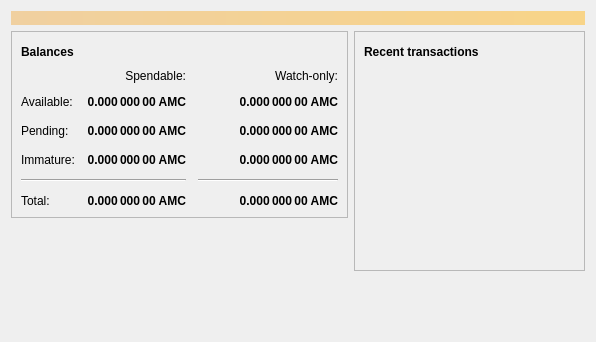
<?xml version="1.0" encoding="UTF-8"?>
<ui version="4.0">
 <class>OverviewPage</class>
 <widget class="QWidget" name="OverviewPage">
  <property name="geometry">
   <rect>
    <x>0</x>
    <y>0</y>
    <width>596</width>
    <height>342</height>
   </rect>
  </property>
  <property name="windowTitle">
   <string>Form</string>
  </property>
  <layout class="QVBoxLayout" name="topLayout">
   <item>
    <widget class="QLabel" name="labelAlerts">
     <property name="visible">
      <bool>false</bool>
     </property>
     <property name="styleSheet">
      <string notr="true">QLabel { background-color: qlineargradient(x1: 0, y1: 0, x2: 1, y2: 0, stop:0 #F0D0A0, stop:1 #F8D488); color:#000000; }</string>
     </property>
     <property name="wordWrap">
      <bool>true</bool>
     </property>
     <property name="margin">
      <number>3</number>
     </property>
     <property name="textInteractionFlags">
      <set>Qt::TextSelectableByMouse</set>
     </property>
    </widget>
   </item>
   <item>
    <layout class="QHBoxLayout" name="horizontalLayout" stretch="1,1">
     <item>
      <layout class="QVBoxLayout" name="verticalLayout_2">
       <item>
        <widget class="QFrame" name="frame">
         <property name="frameShape">
          <enum>QFrame::StyledPanel</enum>
         </property>
         <property name="frameShadow">
          <enum>QFrame::Raised</enum>
         </property>
         <layout class="QVBoxLayout" name="verticalLayout_4">
          <item>
           <layout class="QHBoxLayout" name="horizontalLayout_4">
            <item>
             <widget class="QLabel" name="label_5">
              <property name="font">
               <font>
                <weight>75</weight>
                <bold>true</bold>
               </font>
              </property>
              <property name="text">
               <string>Balances</string>
              </property>
             </widget>
            </item>
            <item>
             <widget class="QPushButton" name="labelWalletStatus">
              <property name="enabled">
               <bool>true</bool>
              </property>
              <property name="maximumSize">
               <size>
                <width>30</width>
                <height>16777215</height>
               </size>
              </property>
              <property name="toolTip">
               <string>The displayed information may be out of date. Your wallet automatically synchronizes with the Litecoin network after a connection is established, but this process has not completed yet.</string>
              </property>
              <property name="text">
               <string/>
              </property>
              <property name="icon">
               <iconset resource="../bitcoin.qrc">
                <normaloff>:/icons/warning</normaloff>
                <disabledoff>:/icons/warning</disabledoff>:/icons/warning</iconset>
              </property>
              <property name="iconSize">
               <size>
                <width>24</width>
                <height>24</height>
               </size>
              </property>
              <property name="flat">
               <bool>true</bool>
              </property>
             </widget>
            </item>
            <item>
             <spacer name="horizontalSpacer_3">
              <property name="orientation">
               <enum>Qt::Horizontal</enum>
              </property>
              <property name="sizeHint" stdset="0">
               <size>
                <width>40</width>
                <height>20</height>
               </size>
              </property>
             </spacer>
            </item>
           </layout>
          </item>
          <item>
           <layout class="QGridLayout" name="gridLayout">
            <property name="spacing">
             <number>12</number>
            </property>
            <item row="2" column="2">
             <widget class="QLabel" name="labelWatchPending">
              <property name="font">
               <font>
                <weight>75</weight>
                <bold>true</bold>
               </font>
              </property>
              <property name="cursor">
               <cursorShape>IBeamCursor</cursorShape>
              </property>
              <property name="toolTip">
               <string>Unconfirmed transactions to watch-only addresses</string>
              </property>
              <property name="text">
               <string notr="true">0.000 000 00 AMC</string>
              </property>
              <property name="alignment">
               <set>Qt::AlignRight|Qt::AlignTrailing|Qt::AlignVCenter</set>
              </property>
              <property name="textInteractionFlags">
               <set>Qt::LinksAccessibleByMouse|Qt::TextSelectableByKeyboard|Qt::TextSelectableByMouse</set>
              </property>
             </widget>
            </item>
            <item row="2" column="1">
             <widget class="QLabel" name="labelUnconfirmed">
              <property name="font">
               <font>
                <weight>75</weight>
                <bold>true</bold>
               </font>
              </property>
              <property name="cursor">
               <cursorShape>IBeamCursor</cursorShape>
              </property>
              <property name="toolTip">
               <string>Total of transactions that have yet to be confirmed, and do not yet count toward the spendable balance</string>
              </property>
              <property name="text">
               <string notr="true">0.000 000 00 AMC</string>
              </property>
              <property name="alignment">
               <set>Qt::AlignRight|Qt::AlignTrailing|Qt::AlignVCenter</set>
              </property>
              <property name="textInteractionFlags">
               <set>Qt::LinksAccessibleByMouse|Qt::TextSelectableByKeyboard|Qt::TextSelectableByMouse</set>
              </property>
             </widget>
            </item>
            <item row="3" column="2">
             <widget class="QLabel" name="labelWatchImmature">
              <property name="font">
               <font>
                <weight>75</weight>
                <bold>true</bold>
               </font>
              </property>
              <property name="cursor">
               <cursorShape>IBeamCursor</cursorShape>
              </property>
              <property name="toolTip">
               <string>Mined balance in watch-only addresses that has not yet matured</string>
              </property>
              <property name="text">
               <string notr="true">0.000 000 00 AMC</string>
              </property>
              <property name="alignment">
               <set>Qt::AlignRight|Qt::AlignTrailing|Qt::AlignVCenter</set>
              </property>
              <property name="textInteractionFlags">
               <set>Qt::LinksAccessibleByMouse|Qt::TextSelectableByKeyboard|Qt::TextSelectableByMouse</set>
              </property>
             </widget>
            </item>
            <item row="4" column="0" colspan="2">
             <widget class="Line" name="line">
              <property name="orientation">
               <enum>Qt::Horizontal</enum>
              </property>
             </widget>
            </item>
            <item row="4" column="2">
             <widget class="Line" name="lineWatchBalance">
              <property name="sizePolicy">
               <sizepolicy hsizetype="Preferred" vsizetype="Fixed">
                <horstretch>0</horstretch>
                <verstretch>0</verstretch>
               </sizepolicy>
              </property>
              <property name="minimumSize">
               <size>
                <width>140</width>
                <height>0</height>
               </size>
              </property>
              <property name="orientation">
               <enum>Qt::Horizontal</enum>
              </property>
             </widget>
            </item>
            <item row="5" column="0">
             <widget class="QLabel" name="labelTotalText">
              <property name="text">
               <string>Total:</string>
              </property>
             </widget>
            </item>
            <item row="3" column="1">
             <widget class="QLabel" name="labelImmature">
              <property name="font">
               <font>
                <weight>75</weight>
                <bold>true</bold>
               </font>
              </property>
              <property name="cursor">
               <cursorShape>IBeamCursor</cursorShape>
              </property>
              <property name="toolTip">
               <string>Mined balance that has not yet matured</string>
              </property>
              <property name="text">
               <string notr="true">0.000 000 00 AMC</string>
              </property>
              <property name="alignment">
               <set>Qt::AlignRight|Qt::AlignTrailing|Qt::AlignVCenter</set>
              </property>
              <property name="textInteractionFlags">
               <set>Qt::LinksAccessibleByMouse|Qt::TextSelectableByKeyboard|Qt::TextSelectableByMouse</set>
              </property>
             </widget>
            </item>
            <item row="2" column="3">
             <spacer name="horizontalSpacer_2">
              <property name="orientation">
               <enum>Qt::Horizontal</enum>
              </property>
              <property name="sizeHint" stdset="0">
               <size>
                <width>40</width>
                <height>20</height>
               </size>
              </property>
             </spacer>
            </item>
            <item row="3" column="0">
             <widget class="QLabel" name="labelImmatureText">
              <property name="text">
               <string>Immature:</string>
              </property>
             </widget>
            </item>
            <item row="5" column="1">
             <widget class="QLabel" name="labelTotal">
              <property name="font">
               <font>
                <weight>75</weight>
                <bold>true</bold>
               </font>
              </property>
              <property name="cursor">
               <cursorShape>IBeamCursor</cursorShape>
              </property>
              <property name="toolTip">
               <string>Your current total balance</string>
              </property>
              <property name="text">
               <string notr="true">0.000 000 00 AMC</string>
              </property>
              <property name="alignment">
               <set>Qt::AlignRight|Qt::AlignTrailing|Qt::AlignVCenter</set>
              </property>
              <property name="textInteractionFlags">
               <set>Qt::LinksAccessibleByMouse|Qt::TextSelectableByKeyboard|Qt::TextSelectableByMouse</set>
              </property>
             </widget>
            </item>
            <item row="5" column="2">
             <widget class="QLabel" name="labelWatchTotal">
              <property name="font">
               <font>
                <weight>75</weight>
                <bold>true</bold>
               </font>
              </property>
              <property name="cursor">
               <cursorShape>IBeamCursor</cursorShape>
              </property>
              <property name="toolTip">
               <string>Current total balance in watch-only addresses</string>
              </property>
              <property name="text">
               <string notr="true">0.000 000 00 AMC</string>
              </property>
              <property name="alignment">
               <set>Qt::AlignRight|Qt::AlignTrailing|Qt::AlignVCenter</set>
              </property>
              <property name="textInteractionFlags">
               <set>Qt::LinksAccessibleByMouse|Qt::TextSelectableByKeyboard|Qt::TextSelectableByMouse</set>
              </property>
             </widget>
            </item>
            <item row="0" column="2">
             <widget class="QLabel" name="labelWatchonly">
              <property name="text">
               <string>Watch-only:</string>
              </property>
              <property name="alignment">
               <set>Qt::AlignRight|Qt::AlignTrailing|Qt::AlignVCenter</set>
              </property>
             </widget>
            </item>
            <item row="1" column="0">
             <widget class="QLabel" name="labelBalanceText">
              <property name="text">
               <string>Available:</string>
              </property>
             </widget>
            </item>
            <item row="1" column="1">
             <widget class="QLabel" name="labelBalance">
              <property name="font">
               <font>
                <weight>75</weight>
                <bold>true</bold>
               </font>
              </property>
              <property name="cursor">
               <cursorShape>IBeamCursor</cursorShape>
              </property>
              <property name="toolTip">
               <string>Your current spendable balance</string>
              </property>
              <property name="text">
               <string notr="true">0.000 000 00 AMC</string>
              </property>
              <property name="alignment">
               <set>Qt::AlignRight|Qt::AlignTrailing|Qt::AlignVCenter</set>
              </property>
              <property name="textInteractionFlags">
               <set>Qt::LinksAccessibleByMouse|Qt::TextSelectableByKeyboard|Qt::TextSelectableByMouse</set>
              </property>
             </widget>
            </item>
            <item row="1" column="2">
             <widget class="QLabel" name="labelWatchAvailable">
              <property name="font">
               <font>
                <weight>75</weight>
                <bold>true</bold>
               </font>
              </property>
              <property name="cursor">
               <cursorShape>IBeamCursor</cursorShape>
              </property>
              <property name="toolTip">
               <string>Your current balance in watch-only addresses</string>
              </property>
              <property name="text">
               <string notr="true">0.000 000 00 AMC</string>
              </property>
              <property name="alignment">
               <set>Qt::AlignRight|Qt::AlignTrailing|Qt::AlignVCenter</set>
              </property>
              <property name="textInteractionFlags">
               <set>Qt::LinksAccessibleByMouse|Qt::TextSelectableByKeyboard|Qt::TextSelectableByMouse</set>
              </property>
             </widget>
            </item>
            <item row="2" column="0">
             <widget class="QLabel" name="labelPendingText">
              <property name="text">
               <string>Pending:</string>
              </property>
             </widget>
            </item>
            <item row="0" column="1">
             <widget class="QLabel" name="labelSpendable">
              <property name="text">
               <string>Spendable:</string>
              </property>
              <property name="alignment">
               <set>Qt::AlignRight|Qt::AlignTrailing|Qt::AlignVCenter</set>
              </property>
             </widget>
            </item>
           </layout>
          </item>
         </layout>
        </widget>
       </item>
       <item>
        <spacer name="verticalSpacer">
         <property name="orientation">
          <enum>Qt::Vertical</enum>
         </property>
         <property name="sizeHint" stdset="0">
          <size>
           <width>20</width>
           <height>40</height>
          </size>
         </property>
        </spacer>
       </item>
      </layout>
     </item>
     <item>
      <layout class="QVBoxLayout" name="verticalLayout_3">
       <item>
        <widget class="QFrame" name="frame_2">
         <property name="frameShape">
          <enum>QFrame::StyledPanel</enum>
         </property>
         <property name="frameShadow">
          <enum>QFrame::Raised</enum>
         </property>
         <layout class="QVBoxLayout" name="verticalLayout">
          <item>
           <layout class="QHBoxLayout" name="horizontalLayout_2">
            <item>
             <widget class="QLabel" name="label_4">
              <property name="font">
               <font>
                <weight>75</weight>
                <bold>true</bold>
               </font>
              </property>
              <property name="text">
               <string>Recent transactions</string>
              </property>
             </widget>
            </item>
            <item>
             <widget class="QPushButton" name="labelTransactionsStatus">
              <property name="enabled">
               <bool>true</bool>
              </property>
              <property name="maximumSize">
               <size>
                <width>30</width>
                <height>16777215</height>
               </size>
              </property>
              <property name="toolTip">
               <string>The displayed information may be out of date. Your wallet automatically synchronizes with the Litecoin network after a connection is established, but this process has not completed yet.</string>
              </property>
              <property name="text">
               <string/>
              </property>
              <property name="icon">
               <iconset resource="../bitcoin.qrc">
                <normaloff>:/icons/warning</normaloff>
                <disabledoff>:/icons/warning</disabledoff>:/icons/warning</iconset>
              </property>
              <property name="iconSize">
               <size>
                <width>24</width>
                <height>24</height>
               </size>
              </property>
              <property name="flat">
               <bool>true</bool>
              </property>
             </widget>
            </item>
            <item>
             <spacer name="horizontalSpacer">
              <property name="orientation">
               <enum>Qt::Horizontal</enum>
              </property>
              <property name="sizeHint" stdset="0">
               <size>
                <width>40</width>
                <height>20</height>
               </size>
              </property>
             </spacer>
            </item>
           </layout>
          </item>
          <item>
           <widget class="QListView" name="listTransactions">
            <property name="styleSheet">
             <string notr="true">QListView { background: transparent; }</string>
            </property>
            <property name="frameShape">
             <enum>QFrame::NoFrame</enum>
            </property>
            <property name="verticalScrollBarPolicy">
             <enum>Qt::ScrollBarAlwaysOff</enum>
            </property>
            <property name="horizontalScrollBarPolicy">
             <enum>Qt::ScrollBarAlwaysOff</enum>
            </property>
            <property name="selectionMode">
             <enum>QAbstractItemView::NoSelection</enum>
            </property>
           </widget>
          </item>
         </layout>
        </widget>
       </item>
       <item>
        <spacer name="verticalSpacer_2">
         <property name="orientation">
          <enum>Qt::Vertical</enum>
         </property>
         <property name="sizeHint" stdset="0">
          <size>
           <width>20</width>
           <height>40</height>
          </size>
         </property>
        </spacer>
       </item>
      </layout>
     </item>
    </layout>
   </item>
  </layout>
 </widget>
 <resources/>
 <connections/>
</ui>
